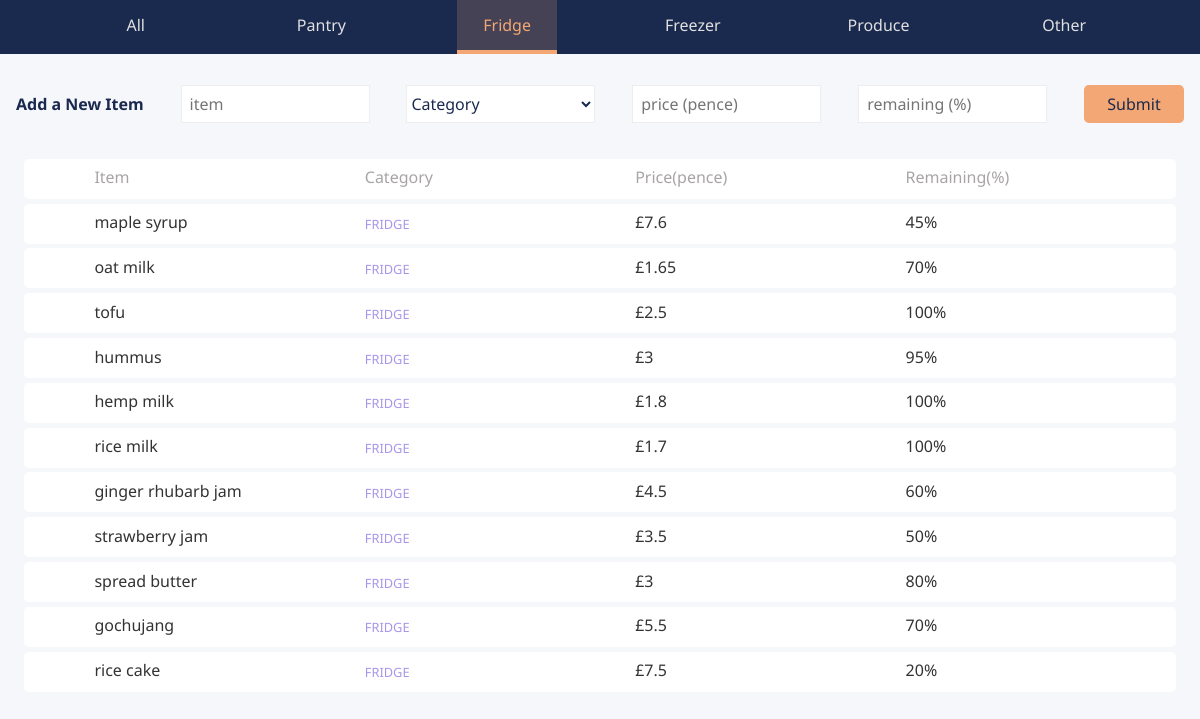
/index.php?category=fridge, run on the app's committed database.
### tables this page shows
CREATE TABLE `grocery_item` (
  `id` int(11) unsigned NOT NULL AUTO_INCREMENT,
  `item` varchar(255) NOT NULL DEFAULT '',
  `category` enum('PANTRY','FRIDGE','FREEZER','PRODUCE','OTHER') NOT NULL,
  `price` int(11) unsigned NOT NULL,
  `remaining` int(11) unsigned NOT NULL,
  PRIMARY KEY (`id`)
);

### functions.php (the view, shortened to what this page needs)
<?php
function getData(PDO $db, string $request):array {
    $db->setAttribute(
        PDO::ATTR_DEFAULT_FETCH_MODE,
        PDO::FETCH_ASSOC
    );
    $sql = $db->prepare($request);
    $sql->execute();
    $groceryItems = $sql->fetchAll();
    return $groceryItems;
}
function generateRequest(string $filter = 'all'):string {
    $requestFilters = '';
    if ($filter !== 'all') {
        $requestFilters = ' WHERE `category` = "' . $filter . '";';
    }
    $request = 'SELECT `item`, `category`, `price`, `remaining` FROM `grocery_item`'.$requestFilters;
    return $request;
}
function processData(array $groceryItems):string {
    $itemRow= '';
    foreach($groceryItems as $item) {
        $itemRow .= '<div class="item-row"><ul><li><span>Item</span>' . $item['item'] . '</li><li class="' .$item["category"] . '-row">' . $item['category'] . '</li><li><span>Price(£)</span>£' . $item['price']/100 . '</li><li><span>Remaining(%)</span>' . $item['remaining'] . '%</li></ul></div>';
    }
    return $itemRow;
}
function currentFilter(string $category):string {
    switch($category) {
        case 'fridge':
            return ("<li><a class=\"all\" href=\"index.php?category=all\">All</a></li>
        <li><a class=\"pantry\" href=\"index.php?category=pantry\">Pantry</a></li>
        <li><a class=\"fridge current\" href=\"index.php?category=fridge\">Fridge</a></li>
        <li><a class=\"freezer\" href=\"index.php?category=freezer\">Freezer</a></li>
        <li><a class=\"produce\" href=\"index.php?category=produce\">Produce</a></li>
        <li><a class=\"other\" href=\"index.php?category=other\">Other</a></li>");
        break;
    }
}

### styles/styles.css (style rules this page uses)
* { box-sizing: border-box; padding: 0; list-style: none; }
body { font-family: 'Noto Sans', sans-serif; background: #f5f7fb; }
a { text-decoration: none; }
ul { margin: 0; }
header ul li a { display: inline-block; width: 100px; text-align: center; padding: 1rem 0.5rem; color: #e0e0e0; }
div ul, header ul { display: -webkit-box; display: -moz-box; display: -ms-flexbox; display: -webkit-flex; display: flex; -ms-flex-direction: row; -webkit-flex-direction: row; flex-direction: row; -ms-flex-pack: justify; -webkit-justify-content: space-between; justify-content: space-evenly; }
div ul li { width: 200px; }
.data-table-heading, .item-row { color: rgb(168, 164, 165); background: #fff; height: 40px; margin: 0.3rem 0; padding: 0.6rem 0; -webkit-border-radius: 0.3rem; -moz-border-radius: 0.3rem; border-radius: 0.3rem; }
.item-row { color: #333; }
.current { background: rgba(243,167,116, 0.2); color: #F3A774; border-bottom: 4px solid #F3A774; }
.PANTRY-row, .FRIDGE-row, .FREEZER-row, .PRODUCE-row, .OTHER-row { font-size: 0.8rem; line-height: 1.4rem; }
.FRIDGE-row { color: rgb(168, 150, 234); }

### data on the page
grocery_item: item "maple syrup", category "FRIDGE", $item['price']/100 "7.6", remaining "45"
grocery_item: item "oat milk", category "FRIDGE", $item['price']/100 "1.65", remaining "70"
grocery_item: item "tofu", category "FRIDGE", $item['price']/100 "2.5", remaining "100"
grocery_item: item "hummus", category "FRIDGE", $item['price']/100 "3", remaining "95"
grocery_item: item "hemp milk", category "FRIDGE", $item['price']/100 "1.8", remaining "100"
grocery_item: item "rice milk", category "FRIDGE", $item['price']/100 "1.7", remaining "100"
grocery_item: item "ginger rhubarb jam", category "FRIDGE", $item['price']/100 "4.5", remaining "60"
grocery_item: item "strawberry jam", category "FRIDGE", $item['price']/100 "3.5", remaining "50"
grocery_item: item "spread butter", category "FRIDGE", $item['price']/100 "3", remaining "80"
grocery_item: item "gochujang", category "FRIDGE", $item['price']/100 "5.5", remaining "70"
grocery_item: item "rice cake", category "FRIDGE", $item['price']/100 "7.5", remaining "20"
